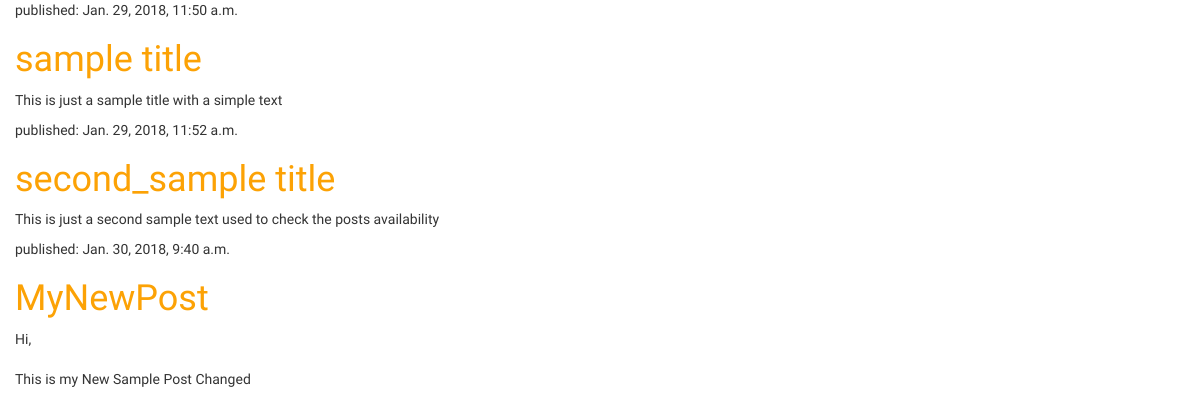
The app's page /posts (signed in), older data.
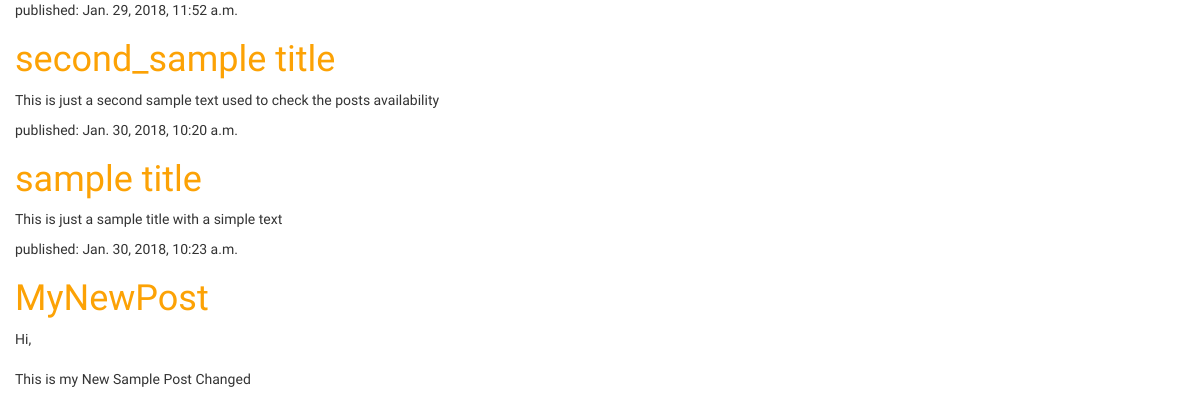
The same page, newer data.
### userblog/models.py (models this page shows, shortened)
class UserPost(models.Model):
    author = models.ForeignKey('auth.User', on_delete =models.CASCADE)
    title = models.CharField(max_length=200)
    text = models.TextField()
    created_date = models.DateTimeField(default=timezone.now)
    published_date = models.DateTimeField(blank=True, null=True)

### userblog/views.py (the view)
# urls.py: url(r'^posts$', core_views.userpost_list, name='userpost_list'),
@login_required
def userpost_list(request):
    posts=UserPost.objects.filter(published_date__lte=timezone.now()).order_by('published_date')
    return render(request, 'userblog/userpost_list.html',{'posts':posts})

### userblog/templates/userblog/userpost_list.html (shortened to what this page needs)
{% load staticfiles %}
<html>
    <head>
      <link rel="stylesheet" href="//maxcdn.bootstrapcdn.com/bootstrap/3.2.0/css/bootstrap.min.css">
      <link rel="stylesheet" href="//maxcdn.bootstrapcdn.com/bootstrap/3.2.0/css/bootstrap-theme.min.css">
      <link rel="stylesheet" href="{% static 'css/userblog.css' %}">
    </head>
    <body>
        <div>
          {% for post in posts %}
              <div>
                  <p>published: {{ post.published_date }}</p>
                  <h1><a href="{% url 'userpost_detail' pk=post.pk %}">{{ post.title }}</a></h1>
                  <p>{{ post.text|linebreaksbr }}</p>
              </div>
          {% endfor %}
        </div>
    </body>
</html>

Row changes from the older to the newer data that the page shows:
shown differently, row unchanged: UserPost "second_sample title": moves up the list
changed UserPost "sample title": published_date "Jan. 29, 2018, 11:50 a.m." → "Jan. 30, 2018, 10:20 a.m."
changed UserPost "MyNewPost": published_date "Jan. 30, 2018, 9:40 a.m." → "Jan. 30, 2018, 10:23 a.m."
